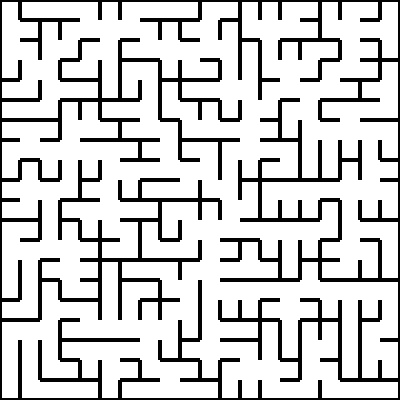
#> input picture maze00.jpg, 400 x 400 px
$ python Mazesolving.py
#> lines starting #> are read from the running program, lines starting #| are printed output that depends on the picture; after the words box and inside, x2 and y2 are one past the last pixel; in counts of white or black regions, pixels touching at a corner belong together
# Coded By: Sourav Singh :).

import cv2
import numpy as np

# Read the image.
img = cv2.imread("maze00.jpg")
#> img is the input picture: shape (400, 400, 3); min 0, max 255, mean 206.1
# Converting image to grayscale.
gray = cv2.cvtColor(img, cv2.COLOR_BGR2GRAY)
# Converting grayscale image to the binary image.
ret, original_binary_img = cv2.threshold(gray,127,255,cv2.THRESH_BINARY)
#> original_binary_img: shape (400, 400); 80.8% white; 1 black region, box (x1, y1, x2, y2) and area: (0, 0, 400, 400) 30640

# Finding the length and breadth of the image.
x = len(original_binary_img)
#> x = 400
y = len(original_binary_img[0])
#> y = 400

g=10
if x>200:
	g=20
# Drawing the line on the starting point and ending point.
cv2.line(original_binary_img, (0,2),(0,17),(255,255,255),2)
#> original_binary_img: shape (400, 400); 80.9% white; 1 black region, box (x1, y1, x2, y2) and area: (0, 0, 400, 400) 30606
cv2.line(original_binary_img, (x-17,y-1),(y-1,y-1),(255,255,255),2)
#> original_binary_img: shape (400, 400); 80.9% white; 2 black regions, box (x1, y1, x2, y2) and area: (0, 18, 383, 400) 16076, (0, 0, 400, 398) 14495

# Converting the image into the inverse binary image.
ret, thresh = cv2.threshold(original_binary_img, 127, 255, cv2.THRESH_BINARY_INV)
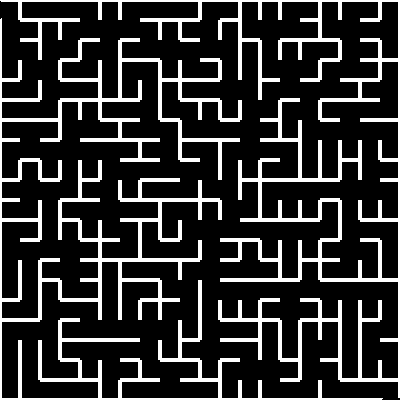
#> thresh: shape (400, 400); 19.1% white; 2 white regions

# Drawing contours in the image (First to find the contours across the border then to draw the contour across the image, just by changing the value different from 10 you can solve the different type of maze).
contours, hierarchy = cv2.findContours(thresh, cv2.RETR_EXTERNAL, cv2.CHAIN_APPROX_NONE)
#> contours = 2 contours; box (x1, y1, x2, y2) and area: (0, 18, 383, 400) 11740, (0, 0, 400, 398) 10540
dc = cv2.drawContours(thresh, contours, 0, (255, 255, 255), 10)
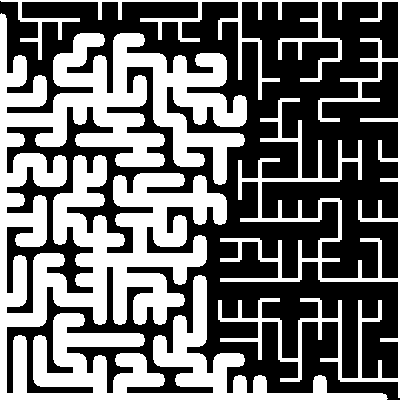
#> dc: shape (400, 400); 43.3% white; 2 white regions, box (x1, y1, x2, y2) and area: (0, 13, 388, 400) 54736, (0, 0, 400, 398) 14495
dc = cv2.drawContours(dc, contours, 1, (0,0,0) , 10)
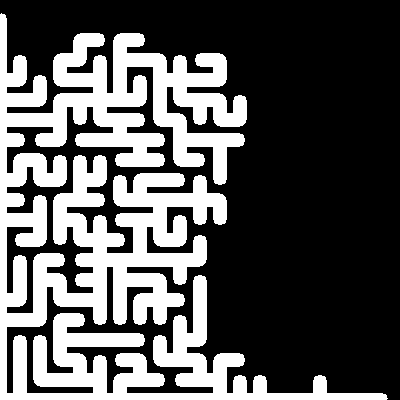
#> dc: shape (400, 400); 34.2% white; 1 white region, box (x1, y1, x2, y2) and area: (0, 13, 388, 400) 54736

# Converting the contoured image into the binary image again.
ret, thresh = cv2.threshold(dc, 240, 255, cv2.THRESH_BINARY)

ke = 25
kernel = np.ones((ke, ke), np.uint8)

# Doing dilation in the binary image so that white colour dilute into the maze.
dilation = cv2.dilate(thresh, kernel, iterations=1)
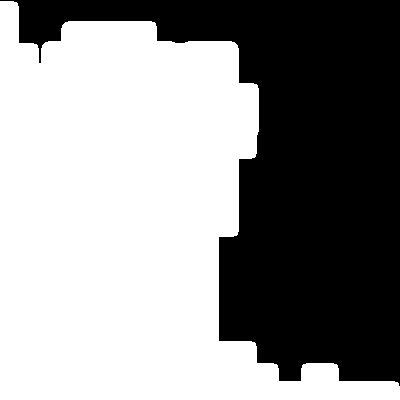
#> dilation: shape (400, 400); 57.8% white; 1 black region, box (x1, y1, x2, y2) and area: (0, 0, 400, 386) 67548

# Erosion spread the black part over the maze got after the dilation.
erosion = cv2.erode(dilation, kernel, iterations=1)
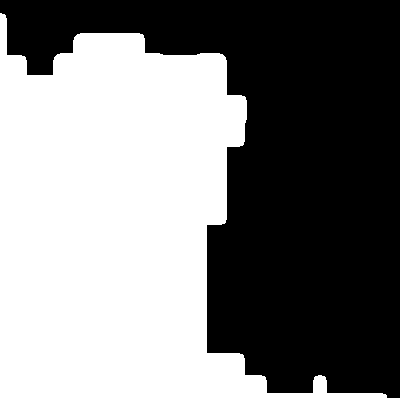
#> erosion: shape (400, 400); 50.4% white; 1 black region, box (x1, y1, x2, y2) and area: (0, 0, 400, 398) 79416

# Here we are making the difference in both the images dilation and erosion to get the path part in the maze.
diff = cv2.absdiff(dilation, erosion)
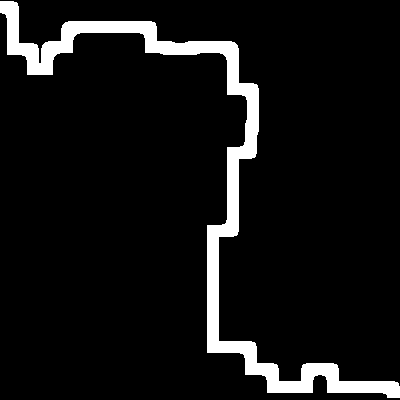
#> diff: shape (400, 400); 7.4% white; 1 white region, box (x1, y1, x2, y2) and area: (0, 1, 400, 398) 11868

# Converting the colour to  show the maze path with black colour
ret, thresh2 = cv2.threshold(diff, 127, 255, cv2.THRESH_BINARY_INV)

# Showing the solved maze image.
cv2.imshow('Image', thresh2)
cv2.waitKey(0)
# res = cv2.resize(diff, dsize=(100,100), interpolation=cv2.INTER_CUBIC)

$ run again, with maze01.jpg copied over maze00.jpg
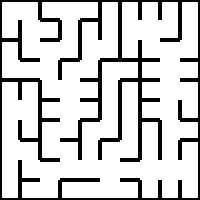
#> input picture maze01.jpg, 200 x 200 px
#> img is the input picture: shape (200, 200, 3); min 0, max 255, mean 205.9
#> x = 200
#> `cv2.line(original_binary_img, (x-17,y-1),(y-1,y-1),(255,255,255),2)`:
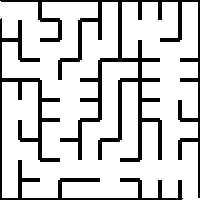
#> original_binary_img: shape (200, 200); 80.9% white; 2 black regions, box (x1, y1, x2, y2) and area: (0, 0, 200, 198) 4955, (0, 18, 183, 200) 2676
#> thresh: shape (200, 200); 19.1% white; 2 white regions
#> contours = 2 contours; box (x1, y1, x2, y2) and area: (0, 0, 200, 198) 3539, (0, 18, 183, 200) 1838
#> dilation: shape (200, 200); 43.9% white; 1 white region, box (x1, y1, x2, y2) and area: (0, 1, 200, 200) 17570
#> erosion: shape (200, 200); 31.3% white; 1 white region, box (x1, y1, x2, y2) and area: (0, 13, 200, 200) 12518
#> `diff = cv2.absdiff(dilation, erosion)`:
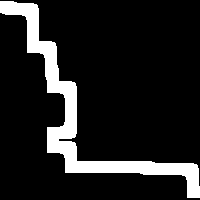
#> diff: shape (200, 200); 12.6% white; 1 white region, box (x1, y1, x2, y2) and area: (0, 1, 200, 198) 5052

$ run again, with maze02.jpg copied over maze00.jpg
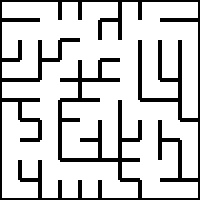
#> input picture maze02.jpg, 200 x 200 px
#> img is the input picture: shape (200, 200, 3); min 0, max 255, mean 205.8
#> x = 200
#> `cv2.line(original_binary_img, (x-17,y-1),(y-1,y-1),(255,255,255),2)`:
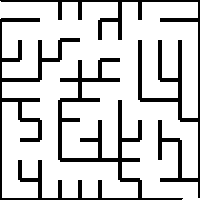
#> original_binary_img: shape (200, 200); 80.9% white; 2 black regions, box (x1, y1, x2, y2) and area: (0, 18, 183, 200) 4652, (0, 0, 200, 198) 2995
#> thresh: shape (200, 200); 19.1% white; 2 white regions
#> contours = 2 contours; box (x1, y1, x2, y2) and area: (0, 18, 183, 200) 3329, (0, 0, 200, 198) 2060
#> dilation: shape (200, 200); 69.3% white; 1 black region, box (x1, y1, x2, y2) and area: (0, 0, 200, 186) 12267
#> erosion: shape (200, 200); 57.7% white; 1 black region, box (x1, y1, x2, y2) and area: (0, 0, 200, 198) 16935
#> `diff = cv2.absdiff(dilation, erosion)`:
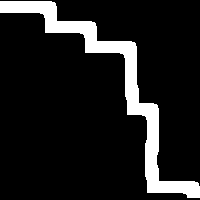
#> diff: shape (200, 200); 11.7% white; 1 white region, box (x1, y1, x2, y2) and area: (0, 1, 200, 198) 4668

$ run again, with maze03.jpg copied over maze00.jpg
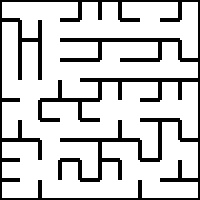
#> input picture maze03.jpg, 200 x 200 px
#> img is the input picture: shape (200, 200, 3); min 0, max 255, mean 205.7
#> x = 200
#> `cv2.line(original_binary_img, (x-17,y-1),(y-1,y-1),(255,255,255),2)`:
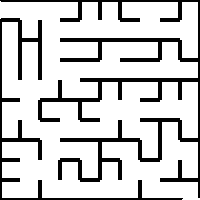
#> original_binary_img: shape (200, 200); 80.9% white; 2 black regions, box (x1, y1, x2, y2) and area: (0, 0, 200, 198) 5655, (0, 18, 183, 200) 1996
#> thresh: shape (200, 200); 19.1% white; 2 white regions
#> contours = 2 contours; box (x1, y1, x2, y2) and area: (0, 0, 200, 198) 4064, (0, 18, 183, 200) 1325
#> dilation: shape (200, 200); 36.2% white; 1 white region, box (x1, y1, x2, y2) and area: (0, 1, 200, 200) 14485
#> erosion: shape (200, 200); 22.3% white; 1 white region, box (x1, y1, x2, y2) and area: (0, 13, 200, 200) 8905
#> `diff = cv2.absdiff(dilation, erosion)`:
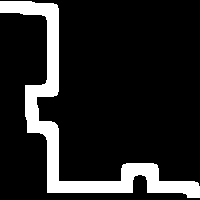
#> diff: shape (200, 200); 14% white; 1 white region, box (x1, y1, x2, y2) and area: (0, 1, 200, 198) 5580
